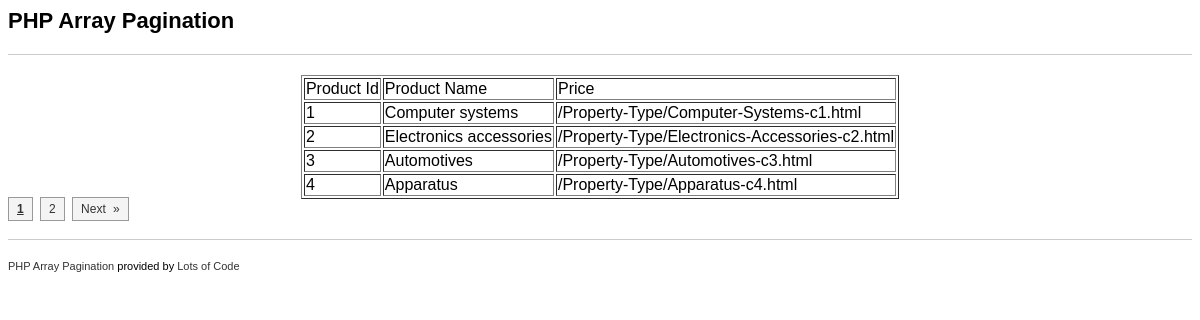
/example.php, run on the app's committed database.
### tables this page shows
CREATE TABLE `tbl_categories` (
  `id` int(10) NOT NULL,
  `cname` varchar(100) NOT NULL
);

### library/functions.php (called while the page is built, shortened)
<?php
require_once 'common.php';
function getPropertyCategories($count=10){
	$sql = "SELECT id, cname
	        FROM tbl_categories";
    $result = dbQuery($sql);
    $rows = array();
    while ($row = dbFetchAssoc($result)) {
		extract($row);
		$rows[] = array('id'   => $id,
						'cname' => $cname,
		                'url' => create_final_url('property type',$cname,$id,'c')
					    );
	   }
	return $rows;
}
?>

### library/database.php (called while the page is built, shortened)
<?php
function dbQuery($sql)
{
	$result = mysql_query($sql) or die(mysql_error());
	return $result;
}
function dbFetchAssoc($result)
{
	return mysql_fetch_assoc($result);
}
?>

### library/common.php (called while the page is built, shortened)
<?php
require_once 'config.php';
require_once 'database.php';
function _prepare_url_text($string){
	$match_char = '#[^-a-zA-Z0-9_ ]#';
	$string = ucwords($string);
	$string = preg_replace($match_char,'',$string);
	$string = trim($string);
	$string = preg_replace('#[-_ ]+#','-',$string);
	return $string;
}
function create_final_url($category, $article_name, $article_id, $char) {
	$category = _prepare_url_text($category);
	$article_name = _prepare_url_text($article_name);
	$final_url = WEB_ROOT . $category . '/' . $article_name . '-'.$char .$article_id . '.html';
	return $final_url;
}
?>

### example.php (the view, shortened to what this page needs)
<?php
require_once 'library/functions.php';
require_once 'library/pagination.class.php';
?>
<!DOCTYPE HTML PUBLIC "-//W3C//DTD HTML 4.01 Transitional//EN">
<html>
  <head>
  </head>
  <body>
    <h1>PHP Array Pagination</h1>
    <hr  />
      <?php
        $pagination = new pagination;
        $products = getPropertyCategories();
        if (count($products)) {
          $productPages = $pagination->generate($products, 4);
          if (count($productPages) != 0) {
            echo "<table border=1 align=center>
					<tr><td>Product Id</td><td>Product Name</td><td>Price</td></tr>";
			foreach ($productPages as $productArray) {
			extract($productArray);
              echo '<tr>
			  		<td>'.$id.'</td>
			  		<td>'.$cname.'</td>
					<td>'.$url.'</td>
					</tr>';
            }
				echo '</table>';
            echo $pageNumbers = '<div class="numbers">'.$pagination->links().'</div>';
          }
        }
      ?>
      <hr />
      <p><a href="http://www.lotsofcode.com/php/projects/php-array-pagination" target="_blank">PHP Array Pagination</a> provided by <a href="http://www.lotsofcode.com/" target="_blank">Lots of Code</a></p>
  </body>
</html>

### example.php (style rules this page uses)
hr { border: 1px #ccc; border-style: none none solid none; margin: 20px 0; }
a { color: #333; text-decoration: none; }
.numbers { line-height: 20px; word-spacing: 4px; font-size:12px; }

### data on the page
tbl_categories: id "1", cname "Computer systems", url "/Property-Type/Computer-Systems-c1.html"
tbl_categories: id "2", cname "Electronics accessories", url "/Property-Type/Electronics-Accessories-c2.html"
tbl_categories: id "3", cname "Automotives", url "/Property-Type/Automotives-c3.html"
tbl_categories: id "4", cname "Apparatus", url "/Property-Type/Apparatus-c4.html"
